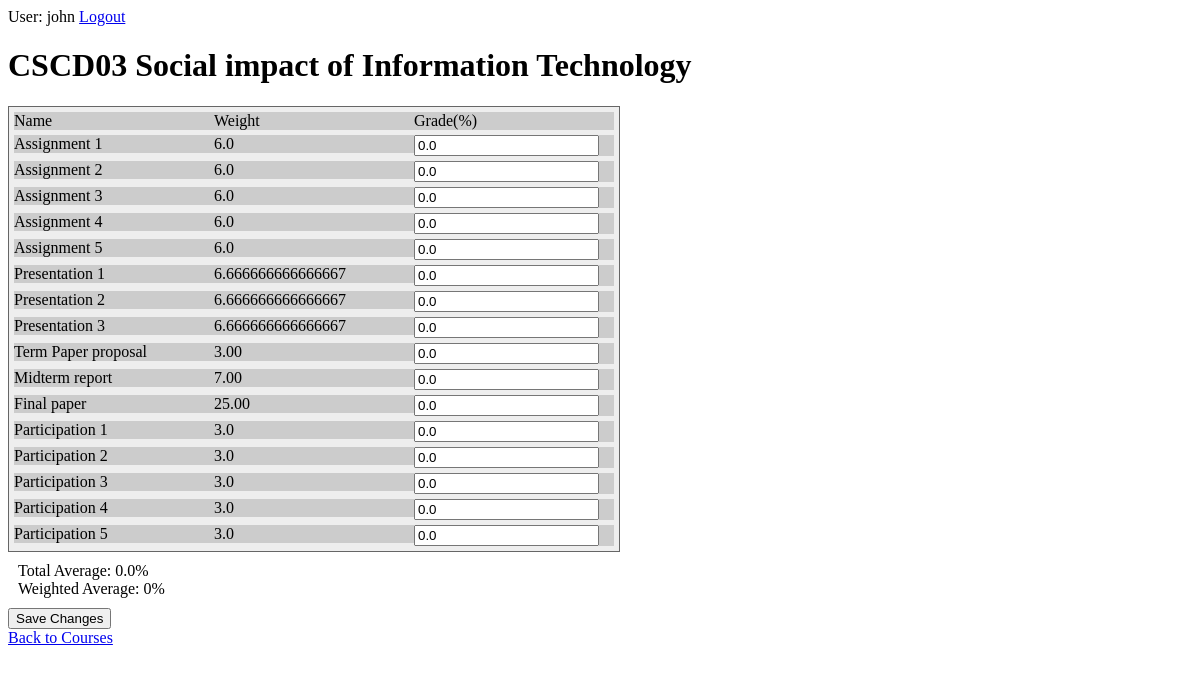
The page /courses/17/ (signed in) on the database its author committed.
### courses/models.py (models this page shows, shortened)
class Course(models.Model):
    course_code = models.CharField(max_length=20)
    course_name = models.CharField(max_length=200)
    def validate_weight(self):
        weight = 0.0
        assessments = Assessment.objects.filter(course=self)
        for assessment in assessments:
            weight += float(assessment.weight)
        return (weight == 100.0)
    def getTotalAverage(self, user_id):
        if not Course.validate_weight(self):
            return 0.0
        mark = 0.0
        assessments = Assessment.objects.filter(course=self)
        for asm in assessments:
            grades = Grade.objects.filter(assessment=asm, user_id=user_id)
            weight = asm.weight/asm.components
            for grade in grades:
                mark += float(grade.mark) * float(weight) / 100
        return mark
    def getWeightedAverage(self, user_id):
        if not Course.validate_weight(self):
            return 0.0
        mark = 0.0
        availableMark = 0.0
        assessments = Assessment.objects.filter(course=self)
        for asm in assessments:
            grades = Grade.objects.filter(assessment=asm, user_id=user_id)
            weight = asm.weight/asm.components
            for grade in grades:
                if grade.mark > 0:
                    availableMark += float(weight)
                mark += (float(grade.mark)/100) * float(weight)
        if not availableMark: return 0
        return mark/availableMark * 100

class Assessment(models.Model):
    course = models.ForeignKey(Course, on_delete=models.CASCADE)
    name = models.CharField(max_length=100)
    components = models.IntegerField(default=1)
    weight = models.DecimalField(decimal_places=2, max_digits=4)

### courses/views.py (the view)
# urls.py: path('<int:pk>/', views.DetailView.as_view(), name='detail'),
class DetailView(generic.DetailView):
    model = Course
    template_name = 'courses/detail.html'
    def get_queryset(self):
        return Course.objects

### courses/templatetags/courses_extra.py (called while the page is built)
@register.filter
def filter_range(start, end):
    return range(start, end+1)

@register.filter
def div(value, arg):
    return int(value) / int(arg)

@register.simple_tag
def getMark(assessment_id, c, user_id):
    a = Assessment.objects.get(pk=assessment_id)
    try:
        return float(a.grade_set.get(component=c, user_id=user_id).mark)
    except(Grade.DoesNotExist):
        return 0.0

@register.filter
def getTotalAverage(course_id, user_id):
    c = Course.objects.get(pk=course_id)
    return c.getTotalAverage(user_id)

@register.filter
def getWeightedAverage(course_id, user_id):
    c = Course.objects.get(pk=course_id)
    return c.getWeightedAverage(user_id)

### courses/templates/courses/detail.html (shortened to what this page needs)
{% load static %}
{% load courses_extra %}
<link rel="stylesheet" type="text/css" href="{% static 'courses/detail.css' %}">
{% if user.is_authenticated %}
<div id = "auth_nav">
User: {{ user.get_username }}  <a href="{% url 'logout'%}?next={{request.path}}">Logout</a>
</div>
<h1>{{ course.course_code }} {{course.course_name}}</h1>
<form action="{% url 'courses:set_grade' course.id %}" method="post">
    <div class="table">
        <div class="row">
            <div class="cell">Name</div>
            <div class="cell">Weight</div>
            <div class="cell">Grade(%)</div>
        </div>
        {% for assessment in course.assessment_set.all %}
        {% if assessment.components > 1 %}
        {% for i in 1|filter_range:assessment.components %}
        <div class="row">
            <div class="cell">{{assessment.name}} {{i}}</div>
            <div class="cell">{{assessment.weight|div:assessment.components}}</div>
            <div class="cell">
                <input type="text" name="{{assessment.id}}_{{i}}" value="{% getMark assessment.id i user.id %}" required
                    pattern="^(?:\d{1,2}(?:\.\d{1,2})?|100(?:\.0?0)?)" />
            </div>
        </div>
        {% endfor %}
        {% else%}
        <div class="row">
            <div class="cell">{{assessment.name}}</div>
            <div class="cell">{{assessment.weight}}</div>
            <div class="cell">
                <input type="text" name="{{assessment.id}}_1" value="{% getMark assessment.id 1 user.id %}" required
                    pattern="^(?:\d{1,2}(?:\.\d{1,2})?|100(?:\.0?0)?)" />
            </div>
        </div>
        {% endif %}
        {% endfor %}
    </div>
    <div class="average">
        <div class="total">Total Average: {{course.id|getTotalAverage:user.id}}%</div>
        <div class="weighted">Weighted Average: {{course.id|getWeightedAverage:user.id}}%</div>
    </div>
    <input type="submit" value="Save Changes">
    <div>
        <a href="{% url 'courses:index' %}"> Back to Courses</a>
    </div>
</form>
{% else %}
<p> You are not authenticated, please
<a href="{% url 'login'%}?next={{request.path}}">Login</a></p>
{% endif %}

### courses/static/courses/detail.css (style rules this page uses)
.table { display: table; width: auto; background-color: #eee; border: 1px solid #666666; border-spacing: 5px; }
.row { display: table-row; width: auto; clear: both; }
.cell { float: left; display: table-column; width: 200px; background-color: #ccc; }
.average { margin: 10px; }

### rows shown on the page
Course: course_code "CSCD03", course_name "Social impact of Information Technology", id|getTotalAverage "0.0", id|getWeightedAverage "0"
Assessment: name "Assignment" "Assignment" "Assignment" "Assignment" "Assignment", 1 "1" "2" "3" "4" "5", weight|div "6.0" "6.0" "6.0" "6.0" "6.0", id "0.0" "0.0" "0.0" "0.0" "0.0"
Assessment: name "Presentation" "Presentation" "Presentation", 1 "1" "2" "3", weight|div "6.666666666666667" "6.666666666666667" "6.666666666666667", id "0.0" "0.0" "0.0"
Assessment: name "Term Paper proposal", weight "3.00", id "0.0"
Assessment: name "Midterm report", weight "7.00", id "0.0"
Assessment: name "Final paper", weight "25.00", id "0.0"
Assessment: name "Participation" "Participation" "Participation" "Participation" "Participation", 1 "1" "2" "3" "4" "5", weight|div "3.0" "3.0" "3.0" "3.0" "3.0", id "0.0" "0.0" "0.0" "0.0" "0.0"

### other values the page prints
{{ user.get_username }} "john"
